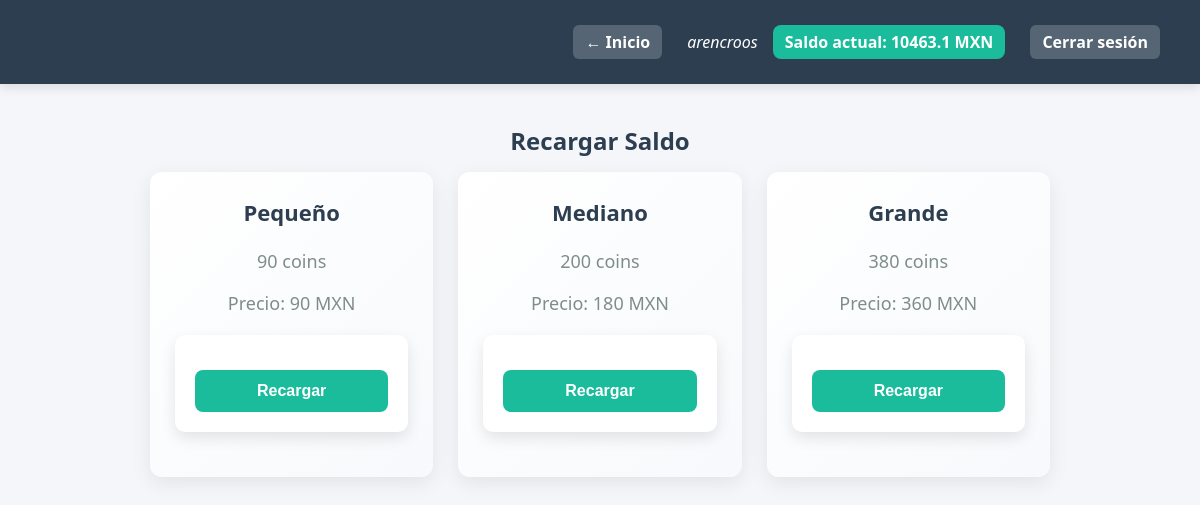
Screenshot of /saldo (signed in) with the database file from the repository.
### tables this page shows
CREATE TABLE users (
        id INTEGER PRIMARY KEY AUTOINCREMENT,
        username TEXT UNIQUE,
        email TEXT UNIQUE,
        password TEXT,
        telefono TEXT,
        pais TEXT,
        saldo REAL DEFAULT 0,
        moneda TEXT DEFAULT 'MXN'
    , is_admin INTEGER DEFAULT 0);

### app.py (the view)
@app.route("/saldo", methods=["GET"])
def saldo():
    if "user_id" not in session:
        flash("Debes iniciar sesión primero","error")
        return redirect(url_for("login"))
    db = get_db()
    user = db.execute("SELECT * FROM users WHERE id=?",(session["user_id"],)).fetchone()
    moneda = user["moneda"]
    PAQUETES = {
        "Pequeño": {"coins": 90, "precio_usd": 5},
        "Mediano": {"coins": 200, "precio_usd": 10},
        "Grande": {"coins": 380, "precio_usd": 20},
    }
    paquetes_locales = {}
    for nombre, paquete in PAQUETES.items():
        precio_local = paquete["precio_usd"] * TIPO_CAMBIO.get(moneda, 1)
        paquetes_locales[nombre] = {
            "coins": paquete["coins"],
            "precio_local": round(precio_local, 2),
            "precio_usd": paquete["precio_usd"]
        }
    from_success = request.args.get('from_success') is not None
    return render_template("saldo.html",
                           saldo=user["saldo"],
                           moneda=moneda,
                           paquetes=paquetes_locales,
                           from_success=from_success)

### app.py (called while the page is built)
def get_db():
    conn = sqlite3.connect("usuarios.db")
    conn.row_factory = sqlite3.Row
    return conn

### templates/saldo.html (shortened to what this page needs)
<!DOCTYPE html>
<html lang="es">
<head>
    <link rel="stylesheet" href="{{ url_for('static', filename='style.css') }}">
</head>
<body>
<header>
    <div class="header-container">
        <h1 class="logo">Mi Tienda</h1>
        <div class="header-right">
            <a href="{{ url_for('index') }}" class="btn">← Inicio</a>
            {% if session.get('username') %}
            <span class="user">{{ session['username'] }}</span>
            <span class="saldo">
                Saldo actual:
                <span id="saldo-actual">{{ saldo }}</span>
                {{ moneda }}
            </span>
            <a href="{{ url_for('logout') }}" class="btn">Cerrar sesión</a>
            {% else %}
            <a href="{{ url_for('login') }}" class="btn">Iniciar sesión</a>
            <a href="{{ url_for('register') }}" class="btn">Registrarse</a>
            {% endif %}
        </div>
    </div>
</header>
<div class="container">
    <h2>Recargar Saldo</h2>
    <div class="productos-grid">
        {% for nombre, paquete in paquetes.items() %}
        <div class="card">
            <h3>{{ nombre }}</h3>
            <p>{{ paquete.coins }} coins</p>
            <p>Precio: {{ paquete.precio_local }} {{ moneda }}</p>
            <form action="{{ url_for('recargar_tarjeta') }}" method="POST">
                <button type="submit">Recargar</button>
            </form>
        </div>
        {% endfor %}
    </div>
</div>
</body>
</html>

### static/style.css (style rules this page uses)
body { font-family: 'Segoe UI', Tahoma, Geneva, Verdana, sans-serif; background-color: #eef2f5; margin: 0; padding: 0; }
header { background-color: #2C3E50; color: white; padding: 15px 30px; box-shadow: 0 4px 10px rgba(0,0,0,0.1); }
.header-container { display: flex; justify-content: space-between; align-items: center; }
.logo { margin: 0; font-size: 28px; font-weight: bold; }
.header-right { display: flex; align-items: center; gap: 15px; }
.header-right .saldo { font-weight: bold; background-color: #1ABC9C; padding: 6px 12px; border-radius: 8px; }
.header-right .user { font-style: italic; }
.header-right .btn { background-color: #ffffff33; color: white; padding: 6px 12px; text-decoration: none; border-radius: 6px; font-weight: bold; transition: 0.3s; }
.container { max-width: 900px; margin: 40px auto; padding: 0 20px; }
h2 { text-align: center; color: #34495E; margin-bottom: 30px; font-size: 26px; font-weight: bold; }
.productos-grid { display: grid; grid-template-columns: repeat(auto-fit, minmax(200px, 1fr)); gap: 25px; }
.card { background: linear-gradient(135deg, #ffffff, #f7f9fc); padding: 25px; border-radius: 12px; text-align: center; box-shadow: 0 6px 20px rgba(0,0,0,0.08); transition: transform 0.2s, box-shadow 0.2s; }
.card h3 { margin-top: 0; color: #2C3E50; font-size: 22px; }
.card p { font-size: 18px; color: #7F8C8D; }
.card button { margin-top: 15px; width: 100%; padding: 12px; background-color: #1ABC9C; color: white; border: none; border-radius: 8px; cursor: pointer; font-weight: bold; transition: 0.3s; }
button[type="submit"] { background-color: #1ABC9C; color: white; border: none; border-radius: 8px; padding: 12px; font-size: 16px; cursor: pointer; transition: 0.3s; }
body { font-family: 'Segoe UI', Tahoma, Geneva, Verdana, sans-serif; background-color: #f5f6fa; color: #333; margin: 0; padding: 0; }
h1, h2 { text-align: center; color: #2c3e50; }
h1 { margin-top: 20px; font-size: 2rem; }
h2 { margin-top: 30px; margin-bottom: 15px; font-size: 1.5rem; }
a { text-decoration: none; color: #007bff; margin: 10px; display: inline-block; transition: color 0.3s; }
form { background-color: #fff; padding: 20px; margin: 20px auto; max-width: 800px; border-radius: 10px; box-shadow: 0 6px 15px rgba(0,0,0,0.1); }
button { padding: 12px 20px; font-size: 1rem; border-radius: 6px; border: none; background-color: #007bff; color: #fff; cursor: pointer; transition: all 0.3s; }

### rows the page displays
users: username "arencroos", saldo "10463.1", moneda "MXN", paquetes "MXN" "MXN" "MXN"

### other values shown
{{ nombre }} "Pequeño" "Mediano" "Grande"
{{ paquete.coins }} "90" "200" "380"
{{ paquete.precio_local }} "90" "180" "360"
